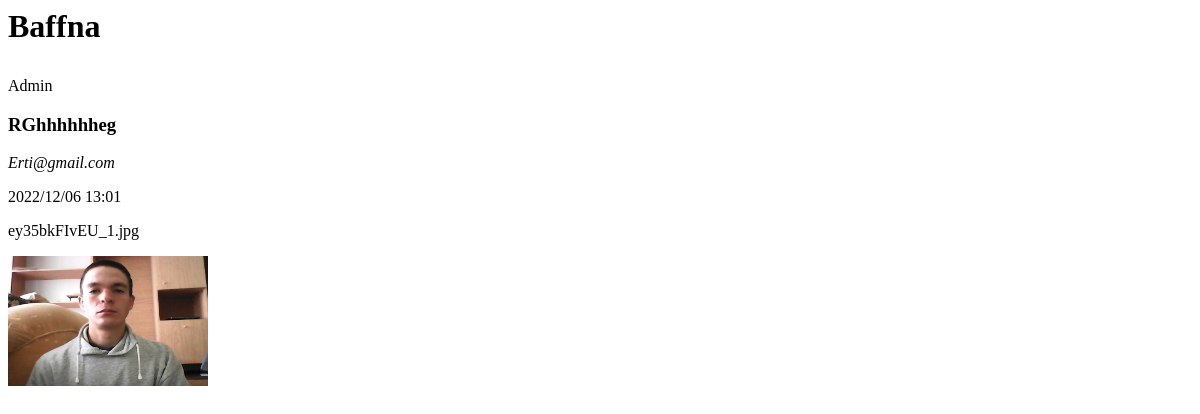
The app's page /author-list/, older data.
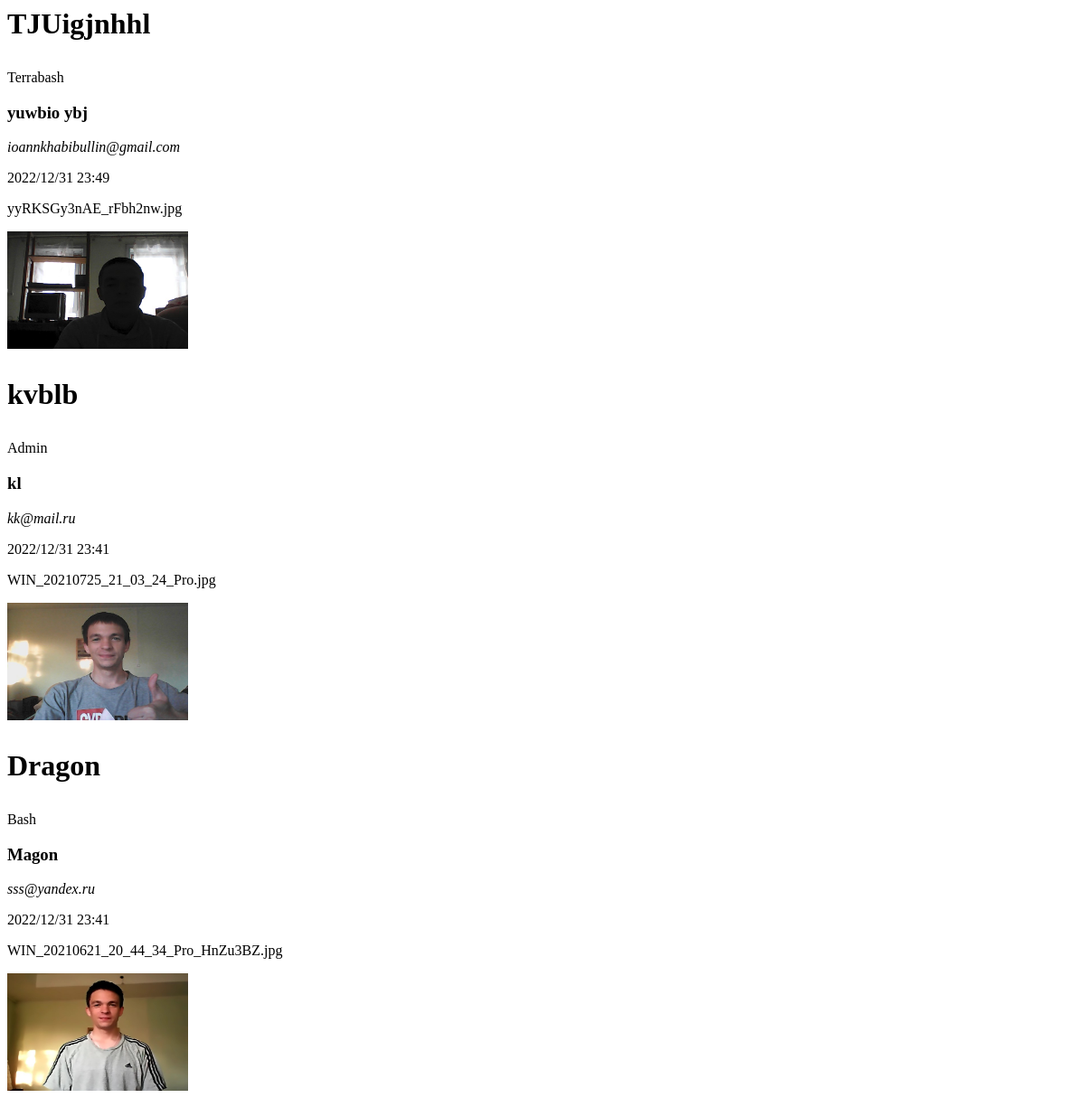
The same page, newer data.
### element_one/models.py (models this page shows, shortened)
class Author(models.Model):
    salutation = models.CharField(max_length=10)
    name = models.CharField(max_length=200)
    email = models.EmailField()
    headshot = models.ImageField(upload_to="")
    last_accessed = models.DateTimeField()
    created_by = models.ForeignKey(User, on_delete=models.CASCADE)
    objects = models.Manager()

### element_one/views.py (the view)
# urls.py: path('author-list/', AuthorListView.as_view(), name='author-list'),
class AuthorListView(ListView):
    model = Author
    queryset = Author.objects.order_by('-last_accessed')

### element_one/templates/element_one/author_list.html (shortened to what this page needs)
<html lang="en">
<head>
</head>
<body>
{% for author in author_list %}
<h1>{{ author.name|linebreaks }}</h1>
{{ author.created_by|linebreaks }}
<h3>{{ author.salutation|linebreaks }}</h3>
<em>{{ author.email|linebreaks }}</em>
{{ author.last_accessed| date:"Y/m/d" }} {{author.last_accessed |time:"H:i"}}
<p>{{ author.headshot }}</p>
    <img src="{{ author.headshot.url }}/" height="130" width="200" class="avatar">
{% endfor %}
</body>
</html>

Row changes from the older to the newer data that the page shows:
removed Author: name "Baffna", created_by "Admin", salutation "RGhhhhhheg", email "Erti@gmail.com", last_accessed "2022/12/06", last_accessed "13:01", headshot "ey35bkFIvEU_1.jpg", headshot (picture)
added Author: name "TJUigjnhhl", created_by "Terrabash", salutation "yuwbio ybj", email "ioannkhabibullin@gmail.com", last_accessed "2022/12/31", last_accessed "23:49", headshot "yyRKSGy3nAE_rFbh2nw.jpg", headshot (picture)
added Author: name "kvblb", created_by "Admin", salutation "kl", email "kk@mail.ru", last_accessed "2022/12/31", last_accessed "23:41", headshot "WIN_20210725_21_03_24_Pro.jpg", headshot (picture)
added Author: name "Dragon", created_by "Bash", salutation "Magon", email "sss@yandex.ru", last_accessed "2022/12/31", last_accessed "23:41", headshot "WIN_20210621_20_44_34_Pro_HnZu3BZ.jpg", headshot (picture)
